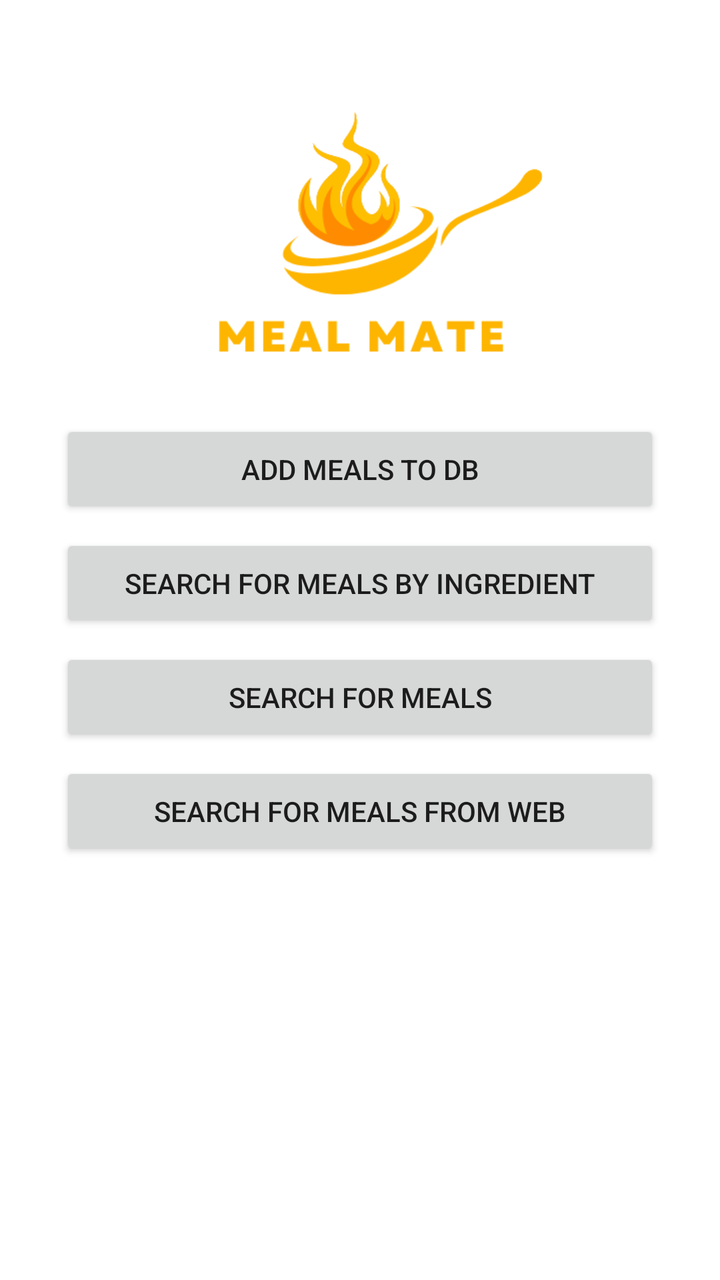
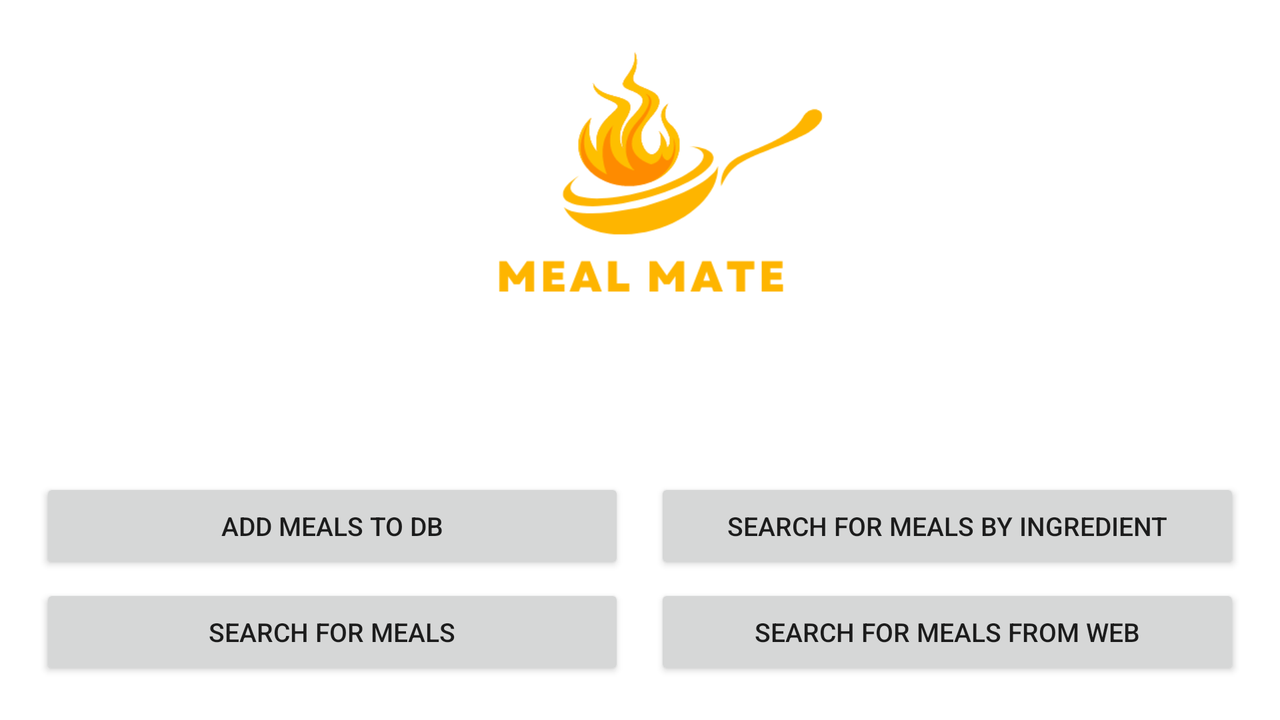

The same Android screen from two of the app's own layout files: first res/layout/ as a phone draws it, then the author's variant for another configuration, drawn on a device whose configuration selects that folder. Both files follow.
<!-- AndroidManifest.xml: application theme Theme.Meal_mate -->
<!-- res/layout/activity_main.xml -->
<?xml version="1.0" encoding="utf-8"?>
<FrameLayout xmlns:android="http://schemas.android.com/apk/res/android"
    xmlns:app="http://schemas.android.com/apk/res-auto"
    xmlns:tools="http://schemas.android.com/tools"
    android:layout_width="match_parent"
    android:layout_height="match_parent">

    <ImageView
        android:layout_width="fill_parent"
        android:layout_height="fill_parent"
        android:scaleType="centerCrop"
        android:src="@drawable/img3" />

    <ImageView
        android:layout_width="250dp"
        android:layout_marginTop="50dp"
        android:layout_height="wrap_content"
        android:layout_gravity="center|top"
        android:scaleType="fitStart"
        android:src="@drawable/logo" />

    <LinearLayout
        android:layout_width="match_parent"
        android:layout_height="match_parent"
        android:gravity="center"
        android:orientation="vertical"
        android:padding="30dp"
        tools:context=".MainActivity">

        <Button
            android:id="@+id/button3"
            android:layout_width="match_parent"
            android:layout_height="wrap_content"
            android:onClick="onAddMealsButtonClicked"
            android:padding="15dp"
            android:layout_marginBottom="8dp"
            android:text="Add Meals to DB"
            app:cornerRadius="40dp" />

        <Button
            android:id="@+id/button4"
            android:layout_width="match_parent"
            android:layout_height="wrap_content"
            app:cornerRadius="40dp"
            android:padding="15dp"
            android:layout_marginBottom="8dp"
            android:onClick="onSearchMealByIngredientsButtonClicked"
            android:text="Search for Meals By Ingredient" />

        <Button
            android:id="@+id/button5"
            android:layout_width="match_parent"
            android:layout_height="wrap_content"
            app:cornerRadius="40dp"
            android:padding="15dp"
            android:layout_marginBottom="8dp"
            android:onClick="onSearchForMealsButtonClicked"
            android:text="Search for Meals" />

        <Button
            android:id="@+id/button7"
            android:layout_width="match_parent"
            android:layout_height="wrap_content"
            app:cornerRadius="40dp"
            android:padding="15dp"
            android:onClick="onSearchForMealsFromWebButtonClicked"
            android:text="Search for Meals from Web" />
    </LinearLayout>
</FrameLayout>
<!-- resources referenced by this layout -->
<resources>
  <!-- drawable logo: png bitmap (drawable, 16965 bytes) -->
  <style name="Theme.Meal_mate" parent="Theme.MaterialComponents.DayNight.DarkActionBar">
          
          <item name="colorPrimary">@color/purple_500</item>
          <item name="colorPrimaryVariant">@color/purple_700</item>
          <item name="colorOnPrimary">@color/white</item>
          
          <item name="colorSecondary">@color/teal_200</item>
          <item name="colorSecondaryVariant">@color/teal_700</item>
          <item name="colorOnSecondary">@color/black</item>
          
          <item name="android:statusBarColor">?attr/colorPrimaryVariant</item>
          
      </style>
  <color name="purple_500">#FF6200EE</color>
  <color name="purple_700">#FF3700B3</color>
  <color name="white">#FFFFFFFF</color>
  <color name="teal_200">#FF03DAC5</color>
  <color name="teal_700">#FF018786</color>
  <color name="black">#FF000000</color>
</resources>
<!-- res/layout-land/activity_main.xml (the author's variant of the layout above) -->
<!-- drawn on the phone turned sideways -->
<?xml version="1.0" encoding="utf-8"?>
<FrameLayout xmlns:android="http://schemas.android.com/apk/res/android"
    xmlns:app="http://schemas.android.com/apk/res-auto"
    xmlns:tools="http://schemas.android.com/tools"
    android:layout_width="match_parent"
    android:layout_height="match_parent">

    <ImageView
        android:layout_width="fill_parent"
        android:layout_height="fill_parent"
        android:scaleType="centerCrop"
        android:src="@drawable/img3" />

    <ImageView
        android:layout_width="250dp"
        android:layout_height="wrap_content"
        android:layout_gravity="center|top"
        android:scaleType="fitStart"
        android:layout_marginTop="20dp"
        android:src="@drawable/logo" />

    <LinearLayout
        android:layout_width="match_parent"
        android:layout_height="match_parent"
        android:gravity="center|bottom"
        android:orientation="vertical"
        android:padding="20dp"
        tools:context=".MainActivity">

        <LinearLayout
            android:layout_width="match_parent"
            android:layout_height="wrap_content"
            android:orientation="horizontal"
            android:layout_marginBottom="5dp"
            >
            <Button
                android:id="@+id/button3"
                android:layout_width="0dp"
                android:layout_weight="1"
                android:layout_height="wrap_content"
                android:onClick="onAddMealsButtonClicked"
                android:padding="10dp"
                android:text="Add Meals to DB"
                android:textSize="13sp"
                app:cornerRadius="40dp" />

            <Space
                android:layout_width="15dp"
                android:layout_height="0dp"/>

            <Button
                android:id="@+id/button4"
                android:layout_width="0dp"
                android:layout_weight="1"
                android:layout_height="wrap_content"
                app:cornerRadius="40dp"
                android:padding="10dp"
                android:textSize="13sp"
                android:onClick="onSearchMealByIngredientsButtonClicked"
                android:text="Search for Meals By Ingredient" />
        </LinearLayout>


    <LinearLayout
        android:layout_width="match_parent"
        android:layout_height="wrap_content"
        android:orientation="horizontal">
        <Button
            android:id="@+id/button5"
            android:layout_width="0dp"
            android:layout_weight="1"
            android:layout_height="wrap_content"
            app:cornerRadius="40dp"
            android:padding="10dp"
            android:textSize="13sp"
            android:onClick="onSearchForMealsButtonClicked"
            android:text="Search for Meals" />
        <Space
            android:layout_width="15dp"
            android:layout_height="0dp"/>
        <Button
            android:id="@+id/button7"
            android:layout_width="0dp"
            android:layout_weight="1"
            android:layout_height="wrap_content"
            app:cornerRadius="40dp"
            android:padding="10dp"
            android:textSize="13sp"
            android:onClick="onSearchForMealsFromWebButtonClicked"
            android:text="Search for Meals from Web" />
    </LinearLayout>
    </LinearLayout>
</FrameLayout>
